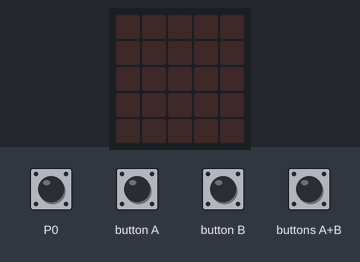
The program below on a simulated BBC micro:bit (MakeCode). On the bench: the board's 5×5 LED display. Inputs (shaded band) come from the test bench. Random numbers come from a fixed seed.

Above: at 1.2 s.
1.3 s: touch pin P0 pressed for 0.15 s
At 9.0 s:
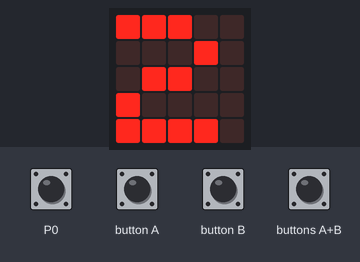
10.3 s: button B pressed for 0.15 s
At 11.5 s:
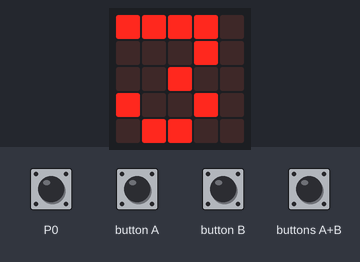
11.9 s: button B pressed for 0.15 s
At 12.7 s:
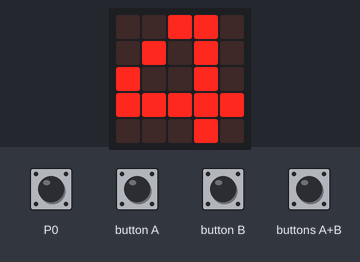
Timing chart, 0 to 14.9 s (numbered marks = the images above; inputs shaded):
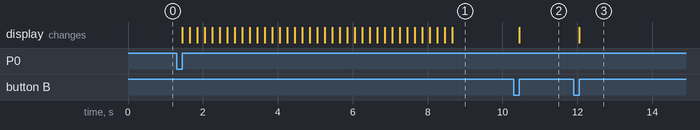

The program:

main.ts
```typescript
let rand = 0
let players = 0
let current_player = 0
let step = -1
input.onPinPressed(TouchPin.P0, function start_game() {
    animation()

    players = 2
    current_player = 1
    step = 0
    basic.showNumber(players)
})
input.onButtonPressed(Button.A, function on_button_pressed_a() {

    if (players > 2 && step == 0) {
        players = players - 1
        basic.showNumber(players)
    }

})
input.onButtonPressed(Button.B, function on_button_pressed_b() {

    if (step == 0) {
        players = players + 1
        basic.showNumber(players)
    }

})
input.onButtonPressed(Button.AB, function on_button_pressed_ab() {

    step += 1
})
input.onGesture(Gesture.Shake, function on_gesture_shake() {

    if (step > 0) {
        if (current_player == 1) {
            basic.showString("Round:" + ("" + step))
        }

        basic.showString("Player:" + ("" + current_player))
        rand = randint(0, 1)
        if (rand) {
            basic.showLeds(`
            # # # # #
            # . . . #
            # . . . #
            # . . . #
            # . . . #
            `)
        } else {
            basic.showLeds(`
            . # # # .
            . # . # .
            . # . # .
            # # # # #
            # . . . #
            `)
        }

        if (current_player < players) {
            current_player = current_player + 1
        } else {
            current_player = 1
            step = step + 1
        }

    }

})
function animation() {
    basic.clearScreen()
    let leds_xy = [[4, 2], [4, 3], [3, 4], [2, 4], [1, 4], [0, 3], [0, 2], [0, 1], [1, 0], [2, 0], [3, 0], [4, 1]]
    for (let xy of leds_xy) {
        led.plot(xy[0], xy[1])
    }
    for (let i = 0; i < 3; i++) {
        for (let xy1 of leds_xy) {
            led.unplot(xy1[0], xy1[1])
            basic.pause(200)
            led.plot(xy1[0], xy1[1])
        }
    }
}
```

test.ts
```typescript
// здесь помещаются тесты; они не будут скомпилированы, пока пакет используется в качестве расширения.
```

Measured:
- after the input at 1.3 s, the display: first changes after 0.15 s (image 1 shows a later state)
- after the input at 10.3 s, the display: changes after 0.15 s (image 2)
- after the input at 11.9 s, the display: changes after 0.15 s (image 3)
